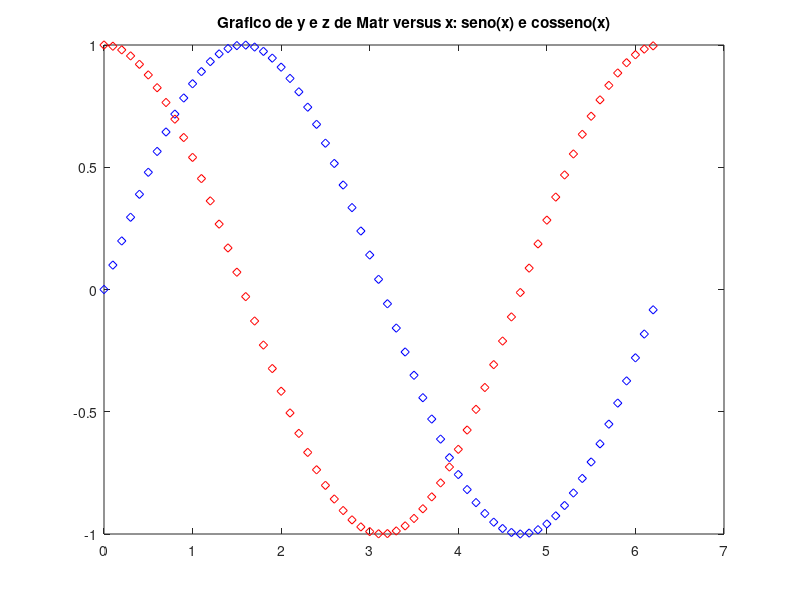

MATLAB code for this plot:
x=0:0.1:2*pi; % define pontos no eixo x
y=sin(x); % seno de x
z=cos(x); % cosseno de x
Matr=[y;z]; % definir uma matriz com seno e cosseno
plot(x,y,'bd',x,z,'rd') % // gráfico de Matr versus x
title('Grafico de y e z de Matr versus x: seno(x) e cosseno(x)')